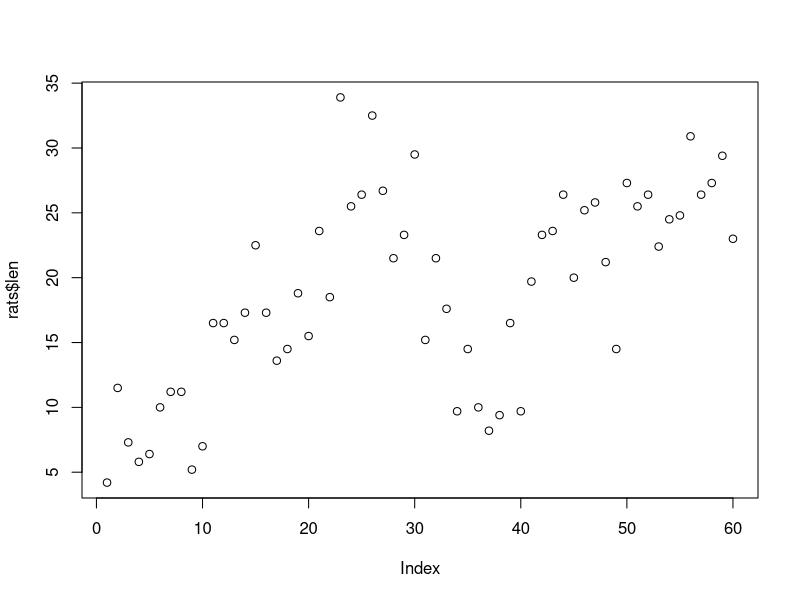
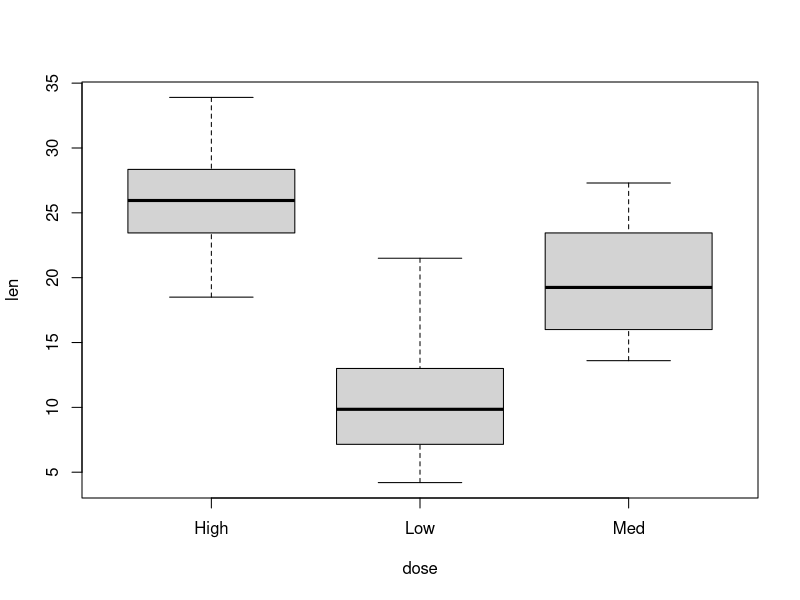

R code for these plots, in order:
## ---- chunk 1
library(tidyverse)
rats <- read_csv("data/rats.csv")
glimpse(rats)
## ---- chunk 2
#| fig-width: 5
#| fig-height: 5
#| fig-align: 'left'
plot(rats$len)
## ---- chunk 3
#| fig-width: 5
#| fig-height: 5
#| fig-align: 'left'
#| output-location: column
boxplot(len ~ dose, data = rats)
